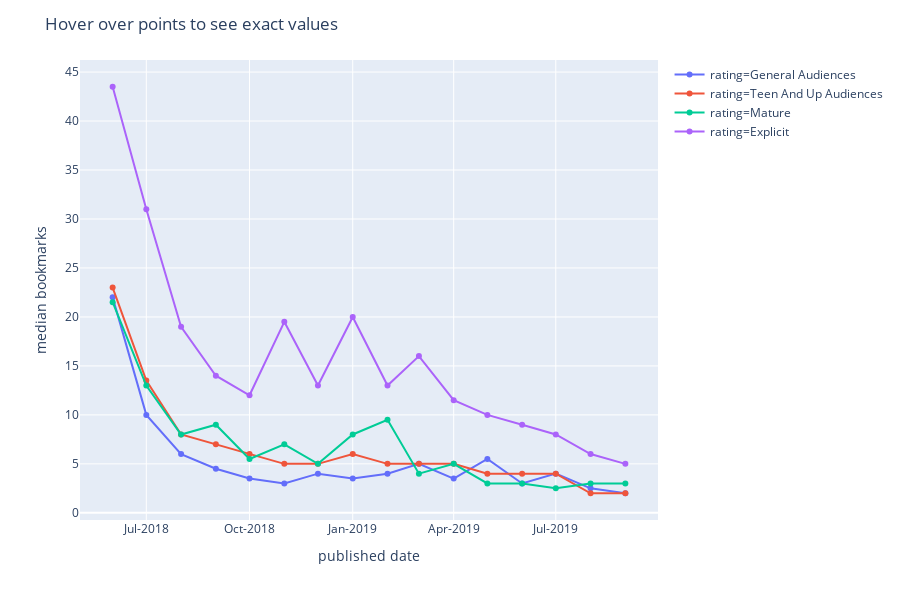

Source (notebook cell):
### Markdown cell above
## Interactive graph for bookmarks

### Code cell
fig.show()

### Figure 1 — Plotly figure (JSON) as saved in the notebook; plotly's stock layout.template omitted (floating-point values rounded to 4 significant figures)
{"data": [{"customdata": [[267], [312], [235], [156], [136], [100], [174], [130], [82], [82], [78], [64], [72], [64], [60], [89]], "hoverlabel": {"namelength": 0}, "hovertemplate": "rating=General Audiences<br>published date=%{x}<br>median bookmarks=%{y}<br>no of fics of this rating published in month=%{customdata[0]}", "legendgroup": "rating=General Audiences", "line": {"color": "#636efa", "dash": "solid"}, "mode": "markers+lines", "name": "rating=General Audiences", "showlegend": true, "type": "scatter", "x": ["2018-06", "2018-07", "2018-08", "2018-09", "2018-10", "2018-11", "2018-12", "2019-01", "2019-02", "2019-03", "2019-04", "2019-05", "2019-06", "2019-07", "2019-08", "2019-09"], "xaxis": "x", "y": [22, 10, 6, 4.5, 3.5, 3, 4, 3.5, 4, 5, 3.5, 5.5, 3, 4, 2.5, 2], "yaxis": "y"}, {"customdata": [[270], [406], [345], [254], [201], [117], [213], [182], [134], [116], [100], [89], [89], [89], [100], [102]], "hoverlabel": {"namelength": 0}, "hovertemplate": "rating=Teen And Up Audiences<br>published date=%{x}<br>median bookmarks=%{y}<br>no of fics of this rating published in month=%{customdata[0]}", "legendgroup": "rating=Teen And Up Audiences", "line": {"color": "#EF553B", "dash": "solid"}, "mode": "markers+lines", "name": "rating=Teen And Up Audiences", "showlegend": true, "type": "scatter", "x": ["2018-06", "2018-07", "2018-08", "2018-09", "2018-10", "2018-11", "2018-12", "2019-01", "2019-02", "2019-03", "2019-04", "2019-05", "2019-06", "2019-07", "2019-08", "2019-09"], "xaxis": "x", "y": [23, 13.5, 8, 7, 6, 5, 5, 6, 5, 5, 5, 4, 4, 4, 2, 2], "yaxis": "y"}, {"customdata": [[62], [123], [117], [89], [86], [73], [79], [60], [54], [50], [37], [33], [34], [40], [39], [28]], "hoverlabel": {"namelength": 0}, "hovertemplate": "rating=Mature<br>published date=%{x}<br>median bookmarks=%{y}<br>no of fics of this rating published in month=%{customdata[0]}", "legendgroup": "rating=Mature", "line": {"color": "#00cc96", "dash": "solid"}, "mode": "markers+lines", "name": "rating=Mature", "showlegend": true, "type": "scatter", "x": ["2018-06", "2018-07", "2018-08", "2018-09", "2018-10", "2018-11", "2018-12", "2019-01", "2019-02", "2019-03", "2019-04", "2019-05", "2019-06", "2019-07", "2019-08", "2019-09"], "xaxis": "x", "y": [21.5, 13, 8, 9, 5.5, 7, 5, 8, 9.5, 4, 5, 3, 3, 2.5, 3, 3], "yaxis": "y"}, {"customdata": [[160], [234], [221], [140], [175], [78], [134], [97], [84], [67], [72], [69], [58], [62], [77], [51]], "hoverlabel": {"namelength": 0}, "hovertemplate": "rating=Explicit<br>published date=%{x}<br>median bookmarks=%{y}<br>no of fics of this rating published in month=%{customdata[0]}", "legendgroup": "rating=Explicit", "line": {"color": "#ab63fa", "dash": "solid"}, "mode": "markers+lines", "name": "rating=Explicit", "showlegend": true, "type": "scatter", "x": ["2018-06", "2018-07", "2018-08", "2018-09", "2018-10", "2018-11", "2018-12", "2019-01", "2019-02", "2019-03", "2019-04", "2019-05", "2019-06", "2019-07", "2019-08", "2019-09"], "xaxis": "x", "y": [43.5, 31, 19, 14, 12, 19.5, 13, 20, 13, 16, 11.5, 10, 9, 8, 6, 5], "yaxis": "y"}], "layout": {"height": 600, "legend": {"tracegroupgap": 0}, "margin": {"t": 60}, "title": {"text": "Hover over points to see exact values"}, "xaxis": {"anchor": "y", "domain": [0, 1], "tickformat": "%b-%Y", "title": {"text": "published date"}}, "yaxis": {"anchor": "x", "domain": [0, 1], "title": {"text": "median bookmarks"}}}}
